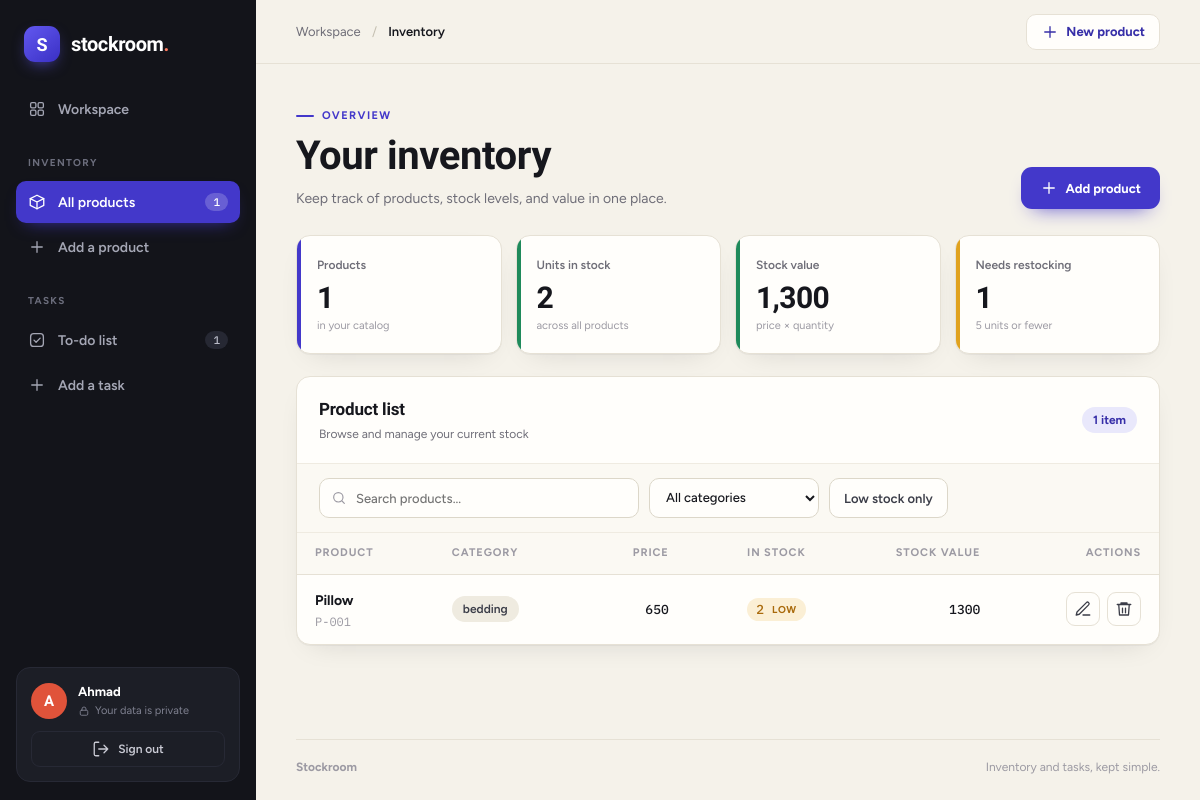
Screenshot of /inventory/ (signed in) with the database file from the repository.
### Inventory/models.py (models this page shows, shortened)
class Product(models.Model):
    user = models.ForeignKey(
        settings.AUTH_USER_MODEL,
        on_delete=models.CASCADE,
        related_name='inventory_products',
        null=True,
        blank=True,
        editable=False,
    )
    product_id = models.CharField()
    name = models.CharField(max_length=50)
    category = models.CharField(max_length=30)
    price = models.IntegerField()
    qty = models.IntegerField()
    @property
    def total_amount(self):
        return self.price * self.qty

### Inventory/views.py (the view)
# urls.py: path('', views.all_Product, name= 'all_Product'),
@login_required
def all_Product(request):
    products = Product.objects.filter(user=request.user)
    inventory = products.order_by('category')
    return render(request, 'Inventory/all_Product.html', {
        'inventory': inventory,
    })

### Inventory/templates/Inventory/all_Product.html (shortened to what this page needs)
{% extends 'base.html' %}
{% block content %}
<section class="page-heading">
    <div>
        <div class="eyebrow">Overview</div>
        <h1>Your inventory</h1>
        <p>Keep track of products, stock levels, and value in one place.</p>
    </div>
    <a class="btn btn-primary" href="{% url 'Inventory:add_Product' %}"><svg class="i" aria-hidden="true"><use href="#i-plus"/></svg> Add product</a>
</section>
<section class="stats-grid" aria-label="Inventory summary">
    <article class="stat-card"><span class="stat-label">Products</span><strong class="stat-value" id="stat-products">{{ inventory|length }}</strong><span class="stat-sub">in your catalog</span></article>
    <article class="stat-card tone-ok"><span class="stat-label">Units in stock</span><strong class="stat-value" id="stat-units">0</strong><span class="stat-sub">across all products</span></article>
    <article class="stat-card tone-ok"><span class="stat-label">Stock value</span><strong class="stat-value" id="stat-value">0</strong><span class="stat-sub">price × quantity</span></article>
    <article class="stat-card tone-warn"><span class="stat-label">Needs restocking</span><strong class="stat-value" id="stat-low">0</strong><span class="stat-sub">5 units or fewer</span></article>
</section>
<section class="inventory-panel" aria-labelledby="inventory-title">
    <div class="panel-heading">
        <div><h2 id="inventory-title">Product list</h2><p>Browse and manage your current stock</p></div>
        <span class="count-pill">{{ inventory|length }} item{{ inventory|length|pluralize }}</span>
    </div>
    {% if inventory %}
        {% regroup inventory by category as category_list %}
        <div class="table-tools">
            <label class="search-wrap">
                <input class="form-control" id="product-search" type="search" placeholder="Search products..." aria-label="Search products">
            </label>
            <select class="form-select" id="category-filter" aria-label="Filter by category">
                <option value="">All categories</option>
            </select>
            <button class="chip" id="low-filter" type="button" aria-pressed="false">Low stock only</button>
        </div>
        <div class="table-responsive">
            <table class="data-table inv-table">
                <thead><tr><th scope="col">Product</th><th scope="col">Category</th><th scope="col">Price</th><th scope="col">In stock</th><th scope="col">Stock value</th><th scope="col">Actions</th></tr></thead>
                <tbody id="product-rows">
                    {% for product in inventory %}
                        <tr data-category="{{ product.category|lower }}" data-search="{{ product.name|lower }} {{ product.product_id|lower }} {{ product.category|lower }}" data-qty="{{ product.qty }}" data-value="{{ product.total_amount }}">
                            <td><div class="product-cell"><strong>{{ product.name }}</strong><small>{{ product.product_id }}</small></div></td>
                            <td><span class="category-pill">{{ product.category }}</span></td>
                            <td>{{ product.price }}</td>
                            <td><span class="stock{% if product.qty <= 0 %} is-out{% elif product.qty <= 5 %} is-low{% endif %}">{{ product.qty }}</span></td>
                            <td>{{ product.total_amount }}</td>
                            <td><div class="actions">
                                <a class="action-link" href="{% url 'Inventory:update_Product' pk=product.pk %}" aria-label="Edit {{ product.name }}" title="Edit product"><svg class="i" aria-hidden="true"><use href="#i-edit"/></svg></a>
                                <form action="{% url 'Inventory:delete_Product' pk=product.pk %}" method="post" onsubmit="return confirm('Delete {{ product.name|escapejs }}?')">
                                    {% csrf_token %}<button class="delete-button" type="submit" aria-label="Delete {{ product.name }}" title="Delete product"><svg class="i" aria-hidden="true"><use href="#i-trash"/></svg></button>
                                </form>
                            </div></td>
                        </tr>
                    {% endfor %}
                </tbody>
            </table>
        </div>
    {% endif %}
</section>
{% endblock %}

### templates/base.html (shortened to what this page needs)
{% load static %}<!DOCTYPE html>
<html lang="en">
<head>
    <link rel="stylesheet" href="{% static 'css/inventory.css' %}">
</head>
<body class="app">
    <div class="app-shell">
        <aside class="sidebar">
            <a class="brand" href="{% url 'Authentication:dashboard' %}">
                <span class="brand-mark" aria-hidden="true">S</span>
                <span class="brand-name">stockroom<span class="brand-period">.</span></span>
            </a>
            {% with product_count=request.user.inventory_products.count task_count=request.user.todo_tasks.count %}
            <nav class="side-nav" aria-label="Main navigation">
                <a class="nav-link {% if request.resolver_match.url_name == 'dashboard' %}active{% endif %}" href="{% url 'Authentication:dashboard' %}">
                    <svg class="i" aria-hidden="true"><use href="#i-grid"/></svg> Workspace
                </a>
                <div class="nav-group">Inventory</div>
                <a class="nav-link {% if request.resolver_match.url_name == 'all_Product' %}active{% endif %}" href="{% url 'Inventory:all_Product' %}">
                    <svg class="i" aria-hidden="true"><use href="#i-box"/></svg> All products
                    <span class="nav-count">{{ product_count }}</span>
                </a>
                <a class="nav-link {% if request.resolver_match.url_name == 'add_Product' or request.resolver_match.url_name == 'update_Product' %}active{% endif %}" href="{% url 'Inventory:add_Product' %}">
                    <svg class="i" aria-hidden="true"><use href="#i-plus"/></svg> Add a product
                </a>
                <div class="nav-group">Tasks</div>
                <a class="nav-link {% if request.resolver_match.namespace == 'TODO' and request.resolver_match.url_name != 'add_task' %}active{% endif %}" href="{% url 'TODO:all_task' %}">
                    <svg class="i" aria-hidden="true"><use href="#i-check"/></svg> To-do list
                    <span class="nav-count">{{ task_count }}</span>
                </a>
                <a class="nav-link {% if request.resolver_match.url_name == 'add_task' %}active{% endif %}" href="{% url 'TODO:add_task' %}">
                    <svg class="i" aria-hidden="true"><use href="#i-plus"/></svg> Add a task
                </a>
            </nav>
            {% endwith %}
            <div class="user-card">
                <div class="user-row">
                    <span class="avatar" aria-hidden="true">{{ request.user.username|slice:":1"|upper }}</span>
                    <div class="user-meta">
                        <strong>{{ request.user.username }}</strong>
                        <small><svg class="i i-sm" aria-hidden="true"><use href="#i-lock"/></svg> Your data is private</small>
                    </div>
                </div>
                <form action="{% url 'Authentication:logout_view' %}" method="post">
                    {% csrf_token %}<button class="signout" type="submit"><svg class="i" aria-hidden="true"><use href="#i-logout"/></svg> Sign out</button>
                </form>
            </div>
        </aside>
        <div class="main-area">
            <header class="topbar">
                <div class="breadcrumb-label"><a href="{% url 'Authentication:dashboard' %}">Workspace</a> <span>/</span> <strong>{% block breadcrumb %}Inventory{% endblock %}</strong></div>
                <div class="topbar-actions">
                    {% if request.resolver_match.namespace == 'TODO' %}
                        <a class="topbar-action" href="{% url 'TODO:add_task' %}"><svg class="i" aria-hidden="true"><use href="#i-plus"/></svg> New task</a>
                    {% else %}
                        <a class="topbar-action" href="{% url 'Inventory:add_Product' %}"><svg class="i" aria-hidden="true"><use href="#i-plus"/></svg> New product</a>
                    {% endif %}
                </div>
            </header>
            <main class="page-content" id="main">
                {% block content %}{% endblock %}
            </main>
            <footer class="page-footer"><span>Stockroom</span><span>Inventory and tasks, kept simple.</span></footer>
        </div>
    </div>
</body>
</html>

### rows the page displays
Product: name "Pillow", product_id "P-001", category "bedding", price "650", qty "2", total_amount "1300"

### other values shown
{{ product_count }} "1"
{{ task_count }} "1"
{{ request.user.username|slice:":1"|upper }} "A"
{{ request.user.username }} "Ahmad"
{{ inventory|length }} "1"
